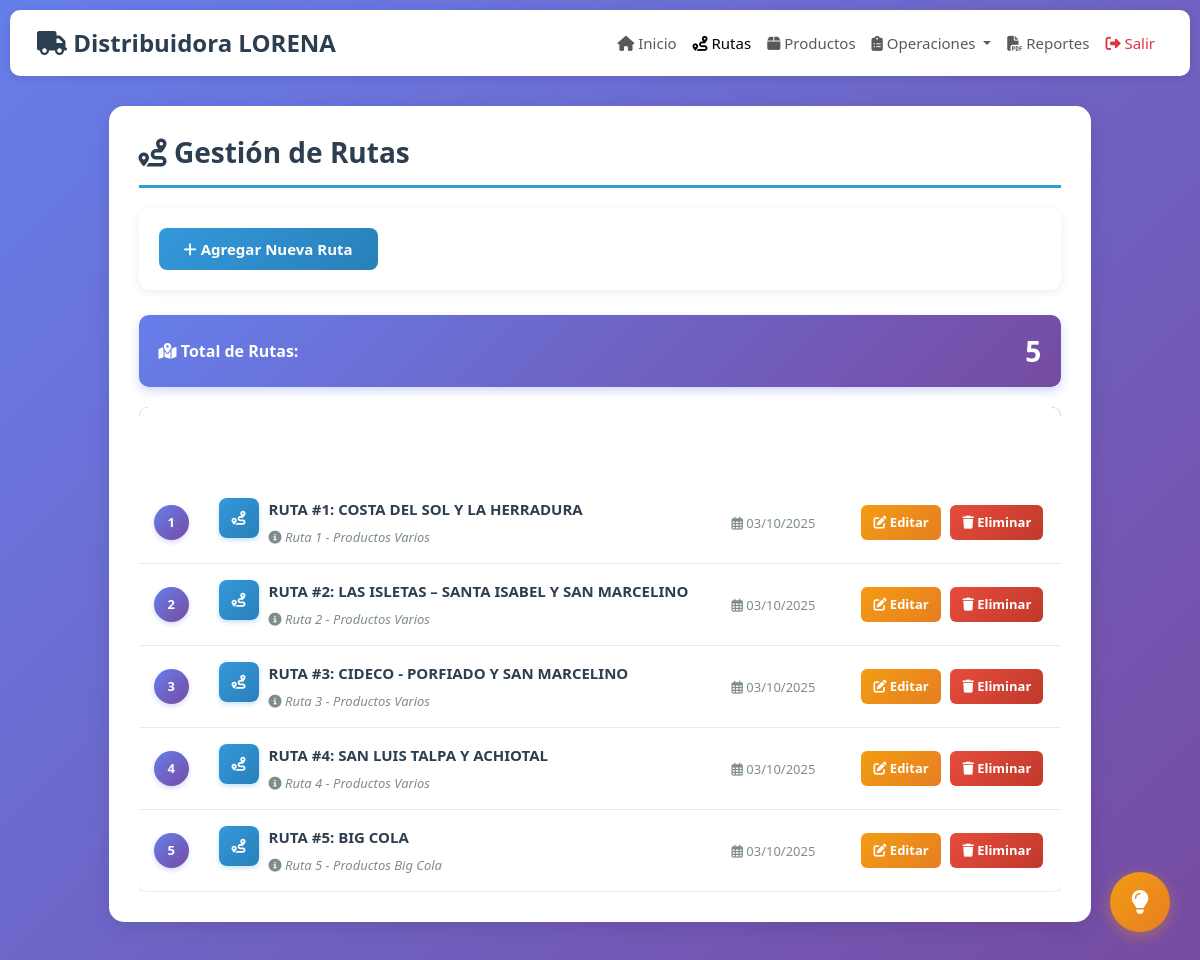
/rutas.php (signed in), run on the app's committed database.
### tables this page shows
CREATE TABLE IF NOT EXISTS `rutas` (
  `id` int NOT NULL AUTO_INCREMENT,
  `nombre` varchar(100) NOT NULL,
  `descripcion` text,
  `activo` tinyint(1) DEFAULT '1',
  `fecha_creacion` timestamp NULL DEFAULT CURRENT_TIMESTAMP,
  PRIMARY KEY (`id`)
);

### rutas.php (the view, shortened to what this page needs)
<?php
$conn = getConnection();
$rutas = $conn->query("SELECT * FROM rutas WHERE activo = 1 ORDER BY nombre ASC");
?>
<!DOCTYPE html>
<html lang="es">
<head>
    <link href="https://cdn.jsdelivr.net/npm/bootstrap@5.3.0/dist/css/bootstrap.min.css" rel="stylesheet">
    <link rel="stylesheet" href="https://cdnjs.cloudflare.com/ajax/libs/font-awesome/6.4.0/css/all.min.css">
    <link rel="stylesheet" href="assets/css/custom.css">
</head>
<body>
    <nav class="navbar navbar-expand-lg navbar-light navbar-custom">
        <div class="container-fluid">
            <a class="navbar-brand" href="index.php">
                <i class="fas fa-truck"></i> Distribuidora LORENA
            </a>
            <div class="collapse navbar-collapse" id="navbarNav">
                <ul class="navbar-nav ms-auto">
                    <li class="nav-item">
                        <a class="nav-link" href="index.php">
                            <i class="fas fa-home"></i> Inicio
                        </a>
                    </li>
                    <li class="nav-item">
                        <a class="nav-link active" href="rutas.php">
                            <i class="fas fa-route"></i> Rutas
                        </a>
                    </li>
                    <li class="nav-item">
                        <a class="nav-link" href="productos.php">
                            <i class="fas fa-box"></i> Productos
                        </a>
                    </li>
                    <li class="nav-item dropdown">
                        <a class="nav-link dropdown-toggle" href="#" id="navbarDropdown" role="button" data-bs-toggle="dropdown">
                            <i class="fas fa-clipboard-list"></i> Operaciones
                        </a>
                    </li>
                    <li class="nav-item">
                        <a class="nav-link" href="generar_pdf.php" target="generar_pdf.php">
                            <i class="fas fa-file-pdf"></i> Reportes
                        </a>
                    </li>
                    <li class="nav-item">
                        <a class="nav-link text-danger" href="logout.php">
                            <i class="fas fa-sign-out-alt"></i> Salir
                        </a>
                    </li>
                </ul>
            </div>
        </div>
    </nav>
    <div class="dashboard-container">
        <div class="content-card">
            <h1 class="page-title">
                <i class="fas fa-route"></i> Gestión de Rutas
            </h1>
            <div class="header-container">
                <button class="btn btn-custom-primary" data-bs-toggle="modal" data-bs-target="#modalAgregar">
                    <i class="fas fa-plus"></i> Agregar Nueva Ruta
                </button>
            </div>
            <?php if ($rutas->num_rows > 0): ?>
                <div class="total-rutas">
                    <div class="d-flex justify-content-between align-items-center">
                        <h5><i class="fas fa-map-marked-alt"></i> Total de Rutas:</h5>
                        <span class="numero"><?php echo $rutas->num_rows; ?></span>
                    </div>
                </div>
            <?php endif; ?>
            <div class="table-responsive">
                <table class="table table-rutas table-hover mb-0">
                    <thead>
                        <tr>
                            <th width="60" class="text-center">#</th>
                            <th>Ruta</th>
                            <th width="140" class="text-center hide-mobile">Fecha Creación</th>
                            <th width="180" class="text-center">Acciones</th>
                        </tr>
                    </thead>
                    <tbody>
                        <?php if ($rutas->num_rows > 0): ?>
                            <?php
                            $contador = 1;
                            $rutas->data_seek(0);
                            while ($ruta = $rutas->fetch_assoc()):
                            ?>
                                <tr>
                                    <td class="text-center">
                                        <span class="numero-orden"><?php echo $contador; ?></span>
                                    </td>
                                    <td>
                                        <div class="d-flex align-items-start">
                                            <span class="ruta-icon">
                                                <i class="fas fa-route"></i>
                                            </span>
                                            <div class="flex-grow-1">
                                                <span class="ruta-nombre"><?php echo $ruta['nombre']; ?></span>
                                                <?php if (!empty($ruta['descripcion'])): ?>
                                                    <span class="ruta-descripcion">
                                                        <i class="fas fa-info-circle"></i> <?php echo $ruta['descripcion']; ?>
                                                    </span>
                                                <?php endif; ?>
                                            </div>
                                        </div>
                                    </td>
                                    <td class="text-center hide-mobile">
                                        <span class="fecha-texto">
                                            <i class="far fa-calendar-alt"></i>
                                            <?php echo date('d/m/Y', strtotime($ruta['fecha_creacion'])); ?>
                                        </span>
                                    </td>
                                    <td class="text-center acciones-cell">
                                        <button class="btn btn-action btn-editar"
                                                data-id="<?php echo $ruta['id']; ?>"
                                                data-nombre="<?php echo htmlspecialchars($ruta['nombre'], ENT_QUOTES); ?>"
                                                data-descripcion="<?php echo htmlspecialchars($ruta['descripcion'], ENT_QUOTES); ?>"
                                                onclick="editarRuta(this)"
                                                title="Editar">
                                            <i class="fas fa-edit"></i> Editar
                                        </button>
                                        <button class="btn btn-action btn-eliminar"
                                                onclick="confirmarEliminar(<?php echo $ruta['id']; ?>, '<?php echo addslashes($ruta['nombre']); ?>')"
                                                title="Eliminar">
                                            <i class="fas fa-trash"></i> Eliminar
                                        </button>
                                    </td>
                                </tr>
                            <?php
                            $contador++;
                            endwhile;
                            ?>
                        <?php endif; ?>
                    </tbody>
                </table>
            </div>
        </div>
    </div>
</body>
</html>

### assets/css/custom.css (style rules this page uses)
:root { --primary-color: #2c3e50; --secondary-color: #3498db; --success-color: #27ae60; --danger-color: #e74c3c; --warning-color: #f39c12; --light-bg: #ecf0f1; --dark-text: #2c3e50; }
* { margin: 0; padding: 0; box-sizing: border-box; }
body { font-family: 'Segoe UI', Tahoma, Geneva, Verdana, sans-serif; background: linear-gradient(135deg, #667eea 0%, #764ba2 100%); min-height: 100vh; padding: 10px; }
.dashboard-container { max-width: 1400px; margin: 0 auto; }
.navbar-custom { background: white !important; box-shadow: 0 2px 10px rgba(0, 0, 0, 0.1); border-radius: 10px; margin-bottom: 30px; padding: 10px 15px; }
.navbar-brand { font-weight: 700; color: var(--primary-color) !important; font-size: 1.5rem; }
.navbar-nav .nav-link { font-size: 15px; padding: 8px 15px; }
.content-card { background: white; border-radius: 15px; box-shadow: 0 5px 20px rgba(0, 0, 0, 0.1); padding: 30px; margin-bottom: 30px; }
.page-title { color: var(--primary-color); font-weight: 700; margin-bottom: 20px; padding-bottom: 15px; border-bottom: 3px solid var(--secondary-color); font-size: 28px; }
.btn-custom-primary, .btn-custom-success { border: none; color: white; padding: 10px 25px; border-radius: 8px; font-weight: 600; transition: all 0.3s ease; font-size: 15px; }
.btn-custom-primary { background: linear-gradient(135deg, var(--secondary-color), #2980b9); }
.table-responsive { overflow-x: auto; -webkit-overflow-scrolling: touch; }
.content-card { animation: fadeIn 0.5s ease; }
body { min-height: 100vh; display: flex; flex-direction: column; }
.dashboard-container { flex: 1; }
.btn-action { padding: 8px 12px; border-radius: 6px; font-size: 13px; font-weight: 600; transition: all 0.3s ease; border: none; margin: 0 3px; }
.btn-editar { background: linear-gradient(135deg, #f39c12, #e67e22); color: white; }
.btn-eliminar { background: linear-gradient(135deg, #e74c3c, #c0392b); color: white; }
.numero-orden { background: linear-gradient(135deg, #667eea 0%, #764ba2 100%); color: white; width: 35px; height: 35px; border-radius: 50%; display: inline-flex; align-items: center; justify-content: center; font-weight: 700; font-size: 13px; box-shadow: 0 2px 5px rgba(102, 126, 234, 0.3); }

### rutas.php (style rules this page uses)
.table-rutas { box-shadow: 0 2px 8px rgba(0,0,0,0.1); border-radius: 10px; overflow: hidden; }
.table-rutas thead { background: linear-gradient(135deg, #667eea 0%, #764ba2 100%); }
.table-rutas thead th { color: white; font-weight: 600; text-transform: uppercase; font-size: 13px; letter-spacing: 0.5px; padding: 18px 15px; border: none; vertical-align: middle; }
.table-rutas tbody tr { transition: all 0.3s ease; border-bottom: 1px solid #e9ecef; }
.table-rutas tbody td { padding: 16px 15px; vertical-align: middle; font-size: 14px; }
.numero-orden { background: linear-gradient(135deg, #667eea 0%, #764ba2 100%); color: white; width: 35px; height: 35px; border-radius: 50%; display: inline-flex; align-items: center; justify-content: center; font-weight: 700; font-size: 13px; box-shadow: 0 2px 5px rgba(102, 126, 234, 0.3); }
.ruta-nombre { font-weight: 600; color: #2c3e50; font-size: 15px; display: block; margin-bottom: 5px; }
.ruta-descripcion { color: #7f8c8d; font-size: 13px; font-style: italic; }
.fecha-texto { color: #7f8c8d; font-size: 13px; font-weight: 500; }
.btn-action { padding: 8px 12px; border-radius: 6px; font-size: 13px; font-weight: 600; transition: all 0.3s ease; border: none; margin: 0 3px; }
.btn-editar { background: linear-gradient(135deg, #f39c12, #e67e22); color: white; }
.btn-eliminar { background: linear-gradient(135deg, #e74c3c, #c0392b); color: white; }
.acciones-cell { white-space: nowrap; }
.header-container { background: white; padding: 20px; border-radius: 10px; box-shadow: 0 2px 8px rgba(0,0,0,0.08); margin-bottom: 25px; }
.total-rutas { background: linear-gradient(135deg, #667eea 0%, #764ba2 100%); color: white; padding: 15px 20px; border-radius: 10px; margin-bottom: 20px; box-shadow: 0 4px 10px rgba(102, 126, 234, 0.3); }
.total-rutas h5 { margin: 0; font-weight: 700; font-size: 16px; }
.total-rutas .numero { font-size: 28px; font-weight: 800; }
.ruta-icon { background: linear-gradient(135deg, #3498db, #2980b9); color: white; width: 40px; height: 40px; border-radius: 8px; display: inline-flex; align-items: center; justify-content: center; margin-right: 10px; box-shadow: 0 2px 5px rgba(52, 152, 219, 0.3); }
.btn-custom-primary { font-size: 15px; padding: 10px 25px; }
html { scroll-behavior: smooth; }
body { overscroll-behavior-y: none; }

### data on the page
rutas: nombre "RUTA #1: COSTA DEL SOL Y LA HERRADURA", descripcion "Ruta 1 - Productos Varios", fecha_creacion "03/10/2025"
rutas: nombre "RUTA #2: LAS ISLETAS – SANTA ISABEL Y SAN MARCELINO", descripcion "Ruta 2 - Productos Varios", fecha_creacion "03/10/2025"
rutas: nombre "RUTA #3: CIDECO - PORFIADO Y SAN MARCELINO", descripcion "Ruta 3 - Productos Varios", fecha_creacion "03/10/2025"
rutas: nombre "RUTA #4: SAN LUIS TALPA Y ACHIOTAL", descripcion "Ruta 4 - Productos Varios", fecha_creacion "03/10/2025"
rutas: nombre "RUTA #5: BIG COLA", descripcion "Ruta 5 - Productos Big Cola", fecha_creacion "03/10/2025"

### other printed values
$rutas->num_rows "5"
